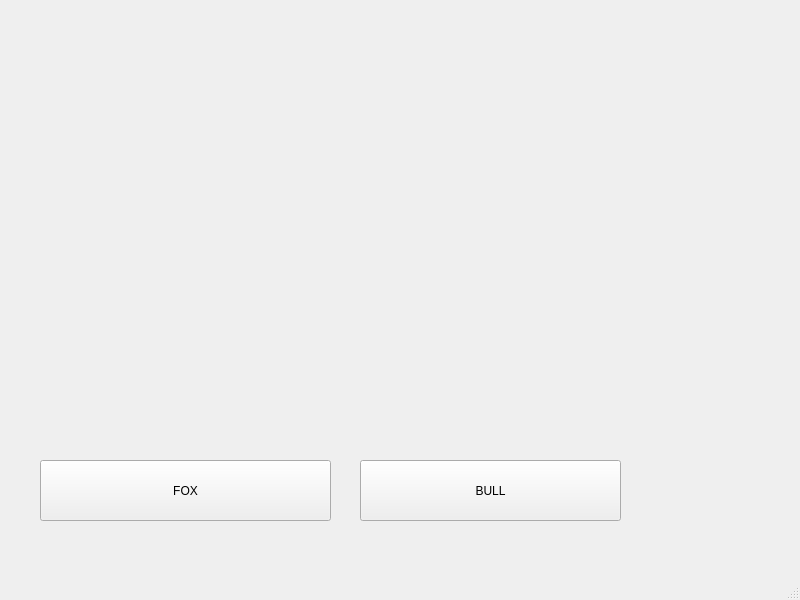
<?xml version="1.0" encoding="UTF-8"?>
<ui version="4.0">
 <class>MainWindow</class>
 <widget class="QMainWindow" name="MainWindow">
  <property name="geometry">
   <rect>
    <x>0</x>
    <y>0</y>
    <width>800</width>
    <height>600</height>
   </rect>
  </property>
  <property name="windowTitle">
   <string>MainWindow</string>
  </property>
  <widget class="QWidget" name="centralwidget">
   <widget class="QLabel" name="label">
    <property name="geometry">
     <rect>
      <x>20</x>
      <y>10</y>
      <width>761</width>
      <height>411</height>
     </rect>
    </property>
    <property name="text">
     <string/>
    </property>
    <property name="pixmap">
     <pixmap>fox.jpg</pixmap>
    </property>
    <property name="scaledContents">
     <bool>true</bool>
    </property>
   </widget>
   <widget class="QPushButton" name="fox">
    <property name="geometry">
     <rect>
      <x>40</x>
      <y>460</y>
      <width>291</width>
      <height>61</height>
     </rect>
    </property>
    <property name="text">
     <string>FOX</string>
    </property>
   </widget>
   <widget class="QPushButton" name="bull">
    <property name="geometry">
     <rect>
      <x>360</x>
      <y>460</y>
      <width>261</width>
      <height>61</height>
     </rect>
    </property>
    <property name="text">
     <string>BULL</string>
    </property>
   </widget>
  </widget>
  <widget class="QMenuBar" name="menubar">
   <property name="geometry">
    <rect>
     <x>0</x>
     <y>0</y>
     <width>800</width>
     <height>26</height>
    </rect>
   </property>
  </widget>
  <widget class="QStatusBar" name="statusbar"/>
 </widget>
 <resources/>
 <connections/>
</ui>
